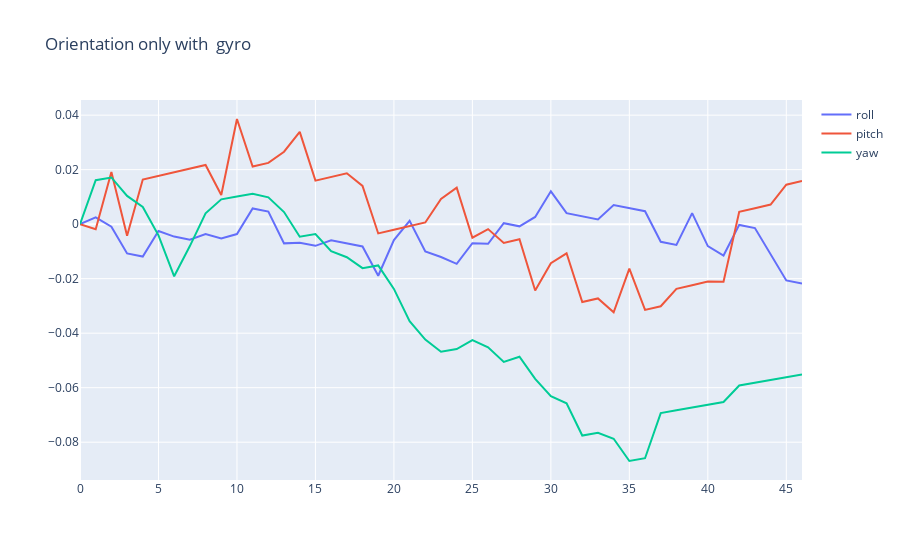

The cell this chart's notebook holds for it:
### Code cell
#find only with gyro 

pitch = np.zeros(len(calibrated_lb))
yaw = np.zeros(len(calibrated_lb))
roll = np.zeros(len(calibrated_lb))

for i in range(len(calibrated_lb)-1):
    delta_t = 0.06
    
    pitch[i+1] = pitch[i] + calibrated_lb['lb_gy'][i]*delta_t
    yaw[i+1] = yaw[i]+calibrated_lb['lb_gz'][i]*delta_t
    roll[i+1] = roll[i]+calibrated_lb['lb_gx'][i]*delta_t
    

orientation_d = pd.DataFrame({'roll':np.rad2deg(roll),'pitch':np.rad2deg(pitch),'yaw':np.rad2deg(yaw)})

show_plot(orientation_d,'Orientation only with  gyro')
